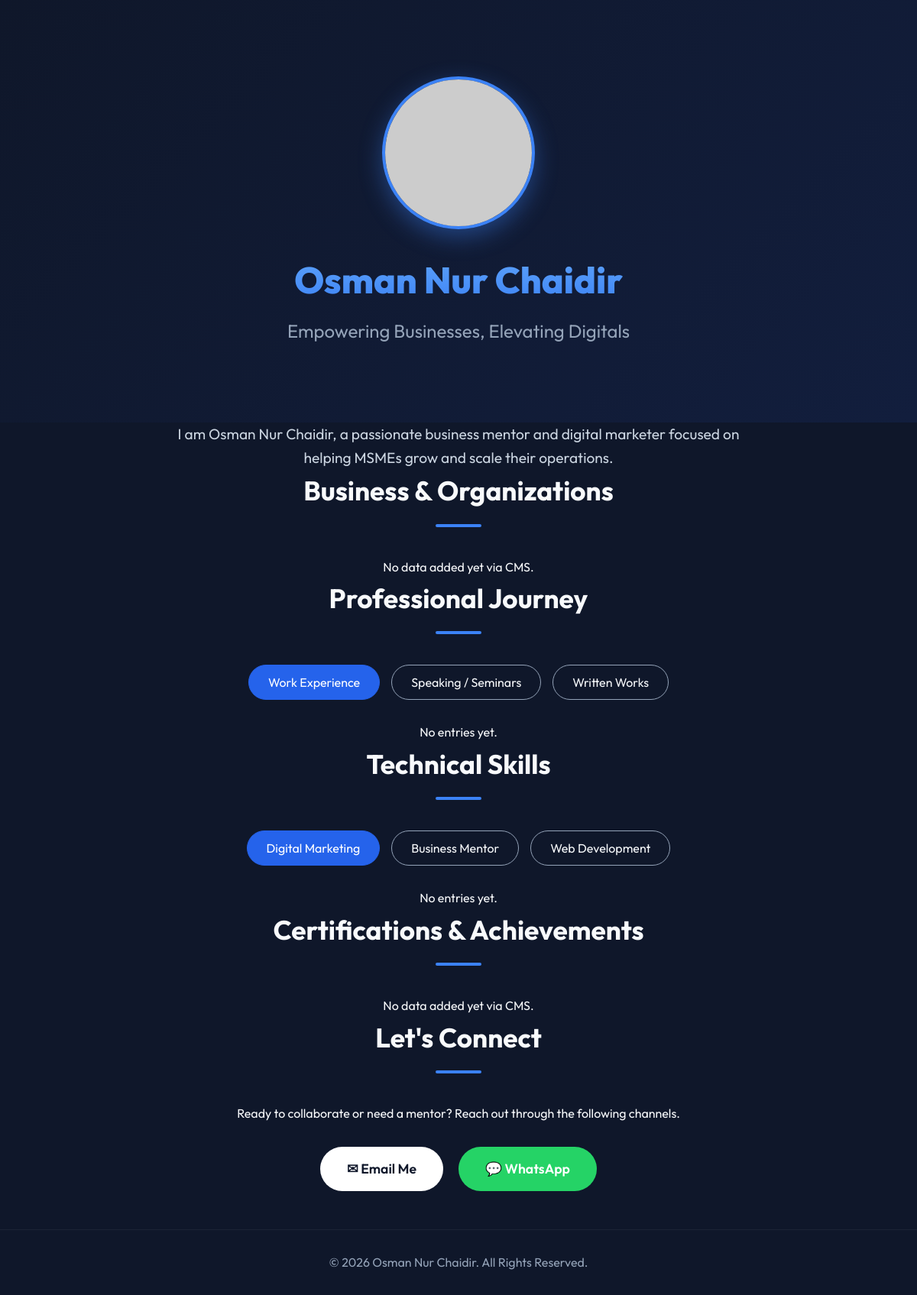
The page / on the database its author committed.
### tables this page shows
CREATE TABLE `settings` (
  `id` int(11) NOT NULL PRIMARY KEY AUTO_INCREMENT,
  `key_name` varchar(50) NOT NULL UNIQUE,
  `value` text DEFAULT NULL
);

### config/database.php (called while the page is built, shortened)
<?php
function getSetting($conn, $keyName) {
    $stmt = $conn->prepare("SELECT value FROM settings WHERE key_name = ?");
    $stmt->bind_param("s", $keyName);
    $stmt->execute();
    $result = $stmt->get_result();
    if ($row = $result->fetch_assoc()) {
        return $row['value'];
    }
    return '';
}

### index.php (the view, shortened to what this page needs)
<!DOCTYPE html>
<html lang="en">
<head>
</head>
<body>
<?php
require_once 'config/database.php';
$slogan = getSetting($conn, 'slogan') ?: 'Professional Portfolio';
$intro = getSetting($conn, 'short_intro') ?: 'Welcome to my portfolio.';
$email = getSetting($conn, 'email') ?: 'email@example.com';
$wa = getSetting($conn, 'wa_number') ?: '62800000000';
$orgs = $conn->query("SELECT * FROM organizations ORDER BY order_num ASC");
$expList = ['work'=>[], 'speaking'=>[], 'writing'=>[]];
$skillList = ['digital_marketing'=>[], 'business_mentor'=>[], 'website_development'=>[]];
$certs = $conn->query("SELECT * FROM certifications ORDER BY order_num ASC");
?>
<header class="hero">
    <div class="container">
        <img src="https://ui-avatars.com/api/?name=Osman+Nur+Chaidir&background=3b82f6&color=fff&size=200" alt="Osman Nur Chaidir">
        <h1>Osman Nur Chaidir</h1>
        <h2><?= htmlspecialchars($slogan) ?></h2>
    </div>
</header>
<section class="container">
    <div class="intro">
        <p><?= nl2br(htmlspecialchars($intro)) ?></p>
    </div>
</section>
<section class="container">
    <h3>Business & Organizations</h3>
    <div class="orgs-grid">
        <?php if($orgs->num_rows > 0): while($org = $orgs->fetch_assoc()): ?>
        <div class="org-card">
            <p class="type"><?= htmlspecialchars($org['type']) ?></p>
            <h4><?= htmlspecialchars($org['name']) ?></h4>
            <p><?= htmlspecialchars($org['role']) ?></p>
        </div>
        <?php endwhile; else: ?>
            <p style="text-align:center;width:100%;">No data added yet via CMS.</p>
        <?php endif; ?>
    </div>
</section>
<section class="container">
    <h3>Professional Journey</h3>
    <div class="tabs">
        <button class="tab-btn active" onclick="openTab('exp', 'work')">Work Experience</button>
        <button class="tab-btn" onclick="openTab('exp', 'speaking')">Speaking / Seminars</button>
        <button class="tab-btn" onclick="openTab('exp', 'writing')">Written Works</button>
    </div>
    <div class="exp-list">
        <?php foreach(['work', 'speaking', 'writing'] as $idx => $cat): ?>
            <div id="exp-<?= $cat ?>" class="tab-content exp-content <?= $idx === 0 ? 'active' : '' ?>">
                <?php if(empty($expList[$cat])): ?>
                    <p style="text-align:center;">No entries yet.</p>
                <?php else: foreach($expList[$cat] as $e): ?>
                    <div class="exp-item">
                        <h4><?= htmlspecialchars($e['title']) ?></h4>
                        <span class="date"><?= htmlspecialchars($e['date_range']) ?></span>
                        <p><?= nl2br(htmlspecialchars($e['description'])) ?></p>
                    </div>
                <?php endforeach; endif; ?>
            </div>
        <?php endforeach; ?>
    </div>
</section>
<section class="container">
    <h3>Technical Skills</h3>
    <div class="tabs">
        <button class="tab-btn active" onclick="openSkillTab('digital_marketing')">Digital Marketing</button>
        <button class="tab-btn" onclick="openSkillTab('business_mentor')">Business Mentor</button>
        <button class="tab-btn" onclick="openSkillTab('website_development')">Web Development</button>
    </div>
    <div>
        <?php foreach(['digital_marketing', 'business_mentor', 'website_development'] as $idx => $cat): ?>
            <div id="skill-<?= $cat ?>" class="tab-content skill-content <?= $idx === 0 ? 'active' : '' ?>">
                <div class="skill-grid">
                <?php if(empty($skillList[$cat])): ?>
                    <p style="text-align:center;width:100%;">No entries yet.</p>
                <?php else: foreach($skillList[$cat] as $s): ?>
                    <div class="skill-card">
                        <h4><?= htmlspecialchars($s['name']) ?></h4>
                        <?php if(!empty($s['portfolio_link'])): ?>
                            <a href="<?= htmlspecialchars($s['portfolio_link']) ?>" target="_blank">View Portfolio &rarr;</a>
                        <?php endif; ?>
                    </div>
                <?php endforeach; endif; ?>
                </div>
            </div>
        <?php endforeach; ?>
    </div>
</section>
<section class="container">
    <h3>Certifications & Achievements</h3>
    <div class="certs-grid">
        <?php if($certs->num_rows > 0): while($crt = $certs->fetch_assoc()): ?>
        <div class="cert-card">
            <img src="<?= htmlspecialchars($crt['image_path']) ?: 'https://via.placeholder.com/300x200/1e293b/3b82f6?text=Image' ?>" alt="<?= htmlspecialchars($crt['title']) ?>">
            <div class="content">
                <h4><?= htmlspecialchars($crt['title']) ?></h4>
                <p><?= nl2br(htmlspecialchars($crt['description'])) ?></p>
            </div>
        </div>
        <?php endwhile; else: ?>
             <p style="text-align:center;width:100%;">No data added yet via CMS.</p>
        <?php endif; ?>
    </div>
</section>
<section class="container contact">
    <h3>Let's Connect</h3>
    <p>Ready to collaborate or need a mentor? Reach out through the following channels.</p>
    <div class="contact-btns">
        <a href="mailto:<?= htmlspecialchars($email) ?>" class="contact-btn btn-email">
            &#9993; Email Me
        </a>
        <a href="https://wa.me/<?= htmlspecialchars($wa) ?>" target="_blank" class="contact-btn btn-wa">
            &#128172; WhatsApp
        </a>
    </div>
</section>
<footer>
    <p>&copy; <?= date('Y') ?> Osman Nur Chaidir. All Rights Reserved.</p>
</footer>
</body>
</html>

### index.php (style rules this page uses)
:root { --primary: #2563eb; --secondary: #1e40af; --bg: #0f172a; --surface: #1e293b; --text: #f8fafc; --text-muted: #94a3b8; --accent: #3b82f6; }
* { margin: 0; padding: 0; box-sizing: border-box; font-family: 'Outfit', sans-serif; }
body { background-color: var(--bg); color: var(--text); line-height: 1.6; }
.container { max-width: 1200px; margin: 0 auto; padding: 0 20px; }
.hero { display: flex; flex-direction: column; align-items: center; justify-content: center; text-align: center; padding: 100px 20px; background: linear-gradient(135deg, rgba(15,23,42,1) 0%, rgba(30,58,138,0.2) 100%); min-height: 60vh; }
.hero img { width: 200px; height: 200px; border-radius: 50%; object-fit: cover; border: 4px solid var(--accent); margin-bottom: 20px; box-shadow: 0 10px 30px rgba(59, 130, 246, 0.4); }
.hero h1 { font-size: 3rem; font-weight: 800; margin-bottom: 10px; background: -webkit-linear-gradient(#60a5fa, #3b82f6); -webkit-background-clip: text; -webkit-text-fill-color: transparent; }
.hero h2 { font-size: 1.5rem; color: var(--text-muted); font-weight: 400; }
section { padding: 80px 0; }
section h3 { font-size: 2.2rem; text-align: center; margin-bottom: 40px; position: relative; }
section h3::after { content: ''; display: block; width: 60px; height: 4px; background: var(--accent); margin: 15px auto 0; border-radius: 2px; }
.intro { text-align: center; max-width: 800px; margin: 0 auto; font-size: 1.2rem; color: #cbd5e1; }
.orgs-grid { display: grid; grid-template-columns: repeat(auto-fit, minmax(250px, 1fr)); gap: 20px; }
.tabs { display: flex; justify-content: center; gap: 15px; margin-bottom: 30px; flex-wrap: wrap; }
.tab-btn { padding: 12px 25px; background: transparent; color: var(--text); border: 1px solid var(--text-muted); border-radius: 30px; cursor: pointer; font-size: 1rem; transition: all 0.3s ease; }
.tab-btn.active, .tab-btn:hover { background: var(--primary); border-color: var(--primary); color: white; }
.tab-content { display: none; }
.tab-content.active { display: block; animation: fadeIn 0.5s ease; }
.exp-list { max-width: 800px; margin: 0 auto; }
.skill-grid { display: grid; grid-template-columns: repeat(auto-fit, minmax(300px, 1fr)); gap: 20px; }
.certs-grid { display: grid; grid-template-columns: repeat(auto-fit, minmax(250px, 1fr)); gap: 25px; }
.contact { text-align: center; }
.contact-btns { display: flex; justify-content: center; gap: 20px; margin-top: 30px; }
.contact-btn { padding: 15px 35px; border-radius: 30px; text-decoration: none; font-weight: 600; font-size: 1.1rem; transition: transform 0.3s, box-shadow 0.3s; display: inline-flex; align-items: center; gap: 10px; }
.btn-email { background: white; color: var(--bg); }
.btn-wa { background: #25D366; color: white; }
footer { text-align: center; padding: 30px; border-top: 1px solid rgba(255,255,255,0.05); color: var(--text-muted); margin-top: 50px; }

### rows shown on the page
settings: value "Empowering Businesses, Elevating Digitals"
settings: value "I am Osman Nur Chaidir, a passionate business mentor and digital marketer focused on helping MSMEs grow and scale their operations."
